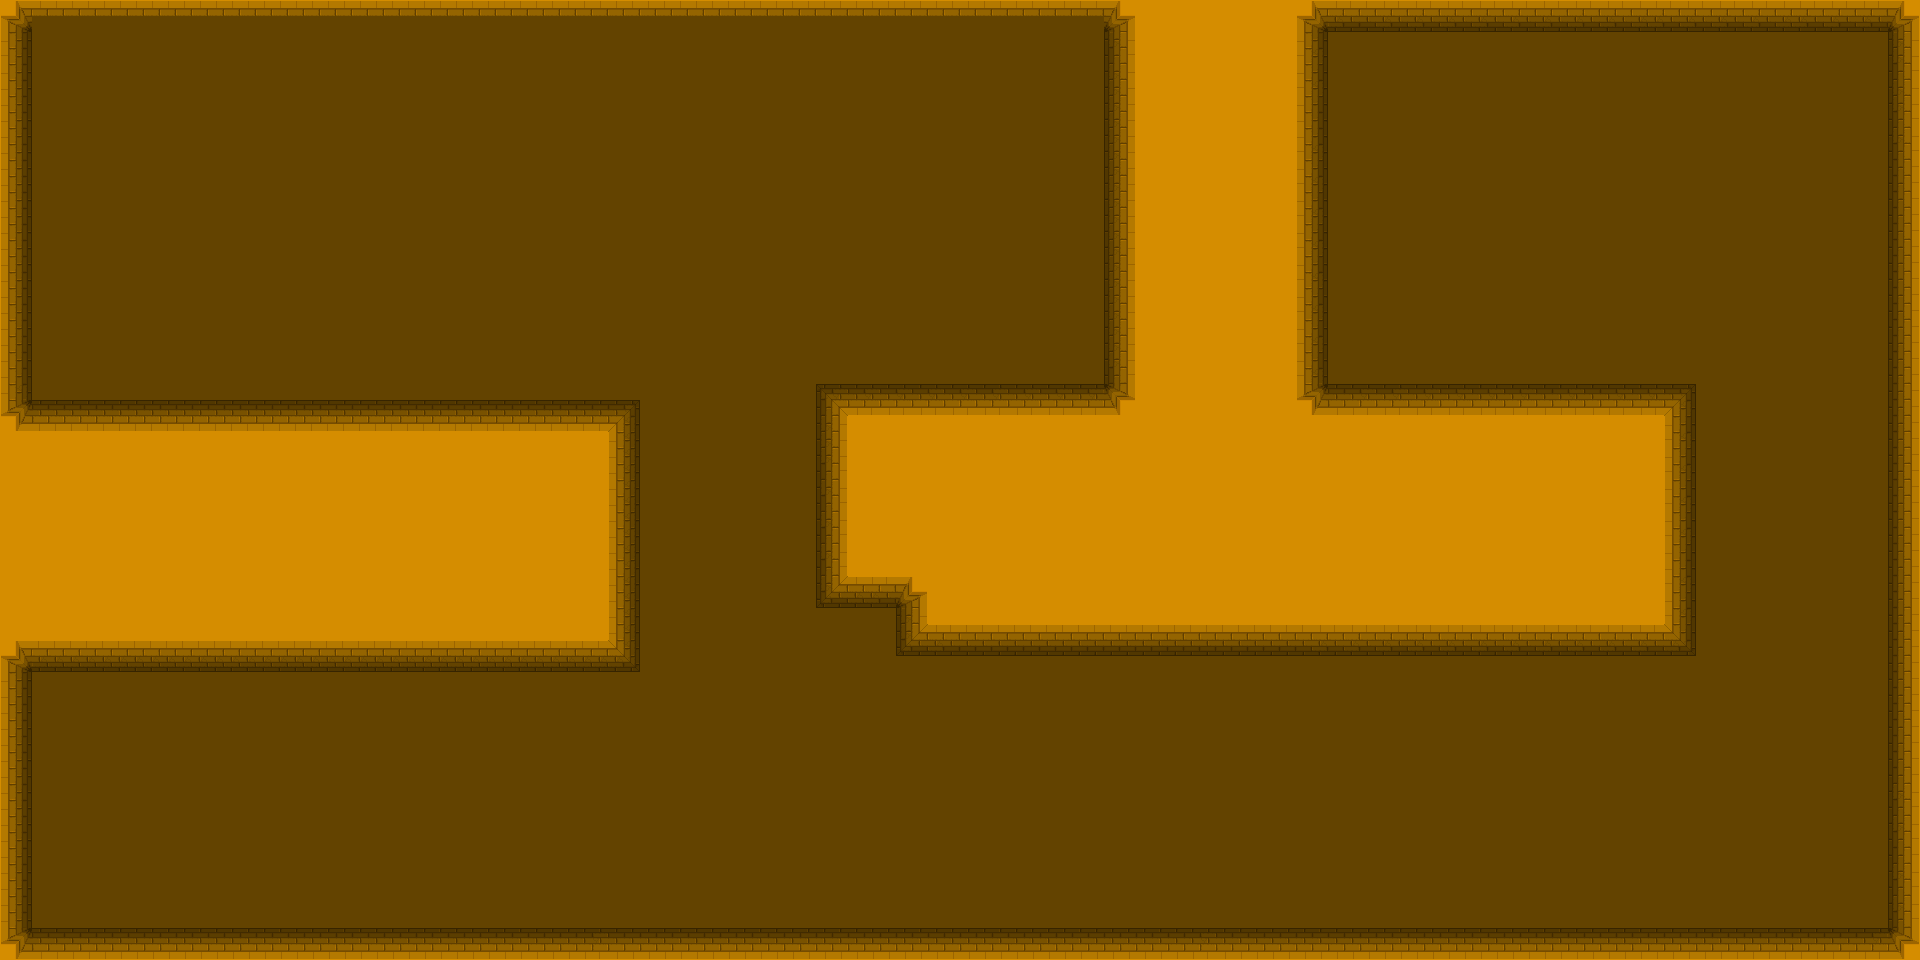

Below is a game level as drawn by its tile map, then a one-line description and the .tmx that defines it (tile-layer data replaced by summaries):
An orthogonal 120x60 tile map with 16x16 px tiles, 2 tile layers (floor, wall).

<map version="1.2" tiledversion="1.2.3" orientation="orthogonal" renderorder="right-down" width="120" height="60" tilewidth="16" tileheight="16" infinite="0" nextlayerid="3" nextobjectid="1">
 <tileset firstgid="1" name="tiles2" tilewidth="16" tileheight="16" tilecount="100" columns="10">
  <image source="tileset.png" width="160" height="160" />
 </tileset>
 <layer id="1" name="floor" width="120" height="60">
  <data>[7200 cells, 7200 non-empty, 1 distinct tile ids]</data>
 </layer>
 <layer id="2" name="wall" width="120" height="60">
  <data>[7200 cells, 2511 non-empty, 50 distinct tile ids]</data>
 </layer>
</map>
